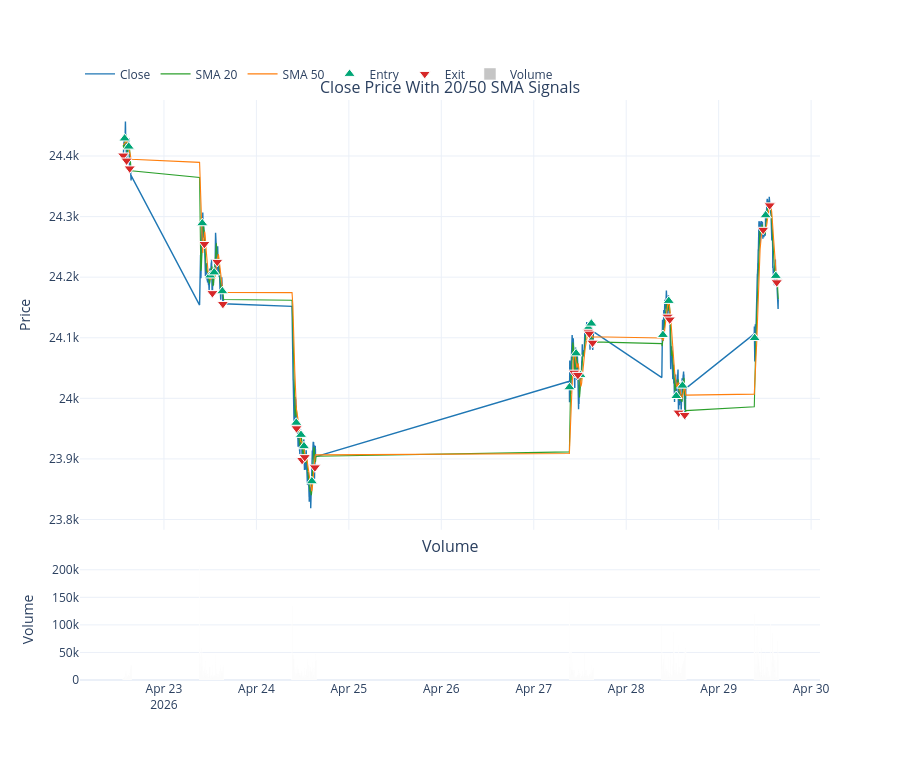

The notebook cell saved with this chart:
### Markdown cell above
## Price Chart With SMA Signals

### Code cell
PLOT_BARS = 2_000
plot_df = strategy.tail(PLOT_BARS).copy()
entry_points = plot_df.loc[plot_df["entry"]]
exit_points = plot_df.loc[plot_df["exit"]]

fig = make_subplots(
    rows=2,
    cols=1,
    shared_xaxes=True,
    row_heights=[0.78, 0.22],
    vertical_spacing=0.05,
    subplot_titles=(f"Close Price With {FAST_SMA}/{SLOW_SMA} SMA Signals", "Volume"),
)

fig.add_trace(
    go.Scatter(x=plot_df.index, y=plot_df["close"], name="Close", line=dict(color="#1f77b4", width=1.4)),
    row=1,
    col=1,
)
fig.add_trace(
    go.Scatter(x=plot_df.index, y=plot_df["fast_sma"], name=f"SMA {FAST_SMA}", line=dict(color="#2ca02c", width=1.1)),
    row=1,
    col=1,
)
fig.add_trace(
    go.Scatter(x=plot_df.index, y=plot_df["slow_sma"], name=f"SMA {SLOW_SMA}", line=dict(color="#ff7f0e", width=1.1)),
    row=1,
    col=1,
)
fig.add_trace(
    go.Scatter(
        x=entry_points.index,
        y=entry_points["close"],
        mode="markers",
        name="Entry",
        marker=dict(symbol="triangle-up", color="#00a676", size=10, line=dict(width=1, color="white")),
    ),
    row=1,
    col=1,
)
fig.add_trace(
    go.Scatter(
        x=exit_points.index,
        y=exit_points["close"],
        mode="markers",
        name="Exit",
        marker=dict(symbol="triangle-down", color="#d62728", size=10, line=dict(width=1, color="white")),
    ),
    row=1,
    col=1,
)

if "volume" in plot_df.columns:
    fig.add_trace(
        go.Bar(x=plot_df.index, y=plot_df["volume"], name="Volume", marker_color="rgba(90, 90, 90, 0.35)"),
        row=2,
        col=1,
    )
else:
    fig.add_trace(
        go.Scatter(x=plot_df.index, y=plot_df["position"], name="Position", line_shape="hv"),
        row=2,
        col=1,
    )

fig.update_layout(
    height=760,
    hovermode="x unified",
    template="plotly_white",
    legend=dict(orientation="h", yanchor="bottom", y=1.02, xanchor="left", x=0),
)
fig.update_xaxes(rangeslider_visible=False)
fig.update_yaxes(title_text="Price", row=1, col=1)
fig.update_yaxes(title_text="Volume", row=2, col=1)
fig.show()

### Figure 1 — Plotly figure (JSON) as saved in the notebook; plotly's stock layout.template omitted (floating-point values rounded to 4 significant figures; data arrays with more than 128 entries replaced by an {"elided": "..."} marker saying what was removed)
{"data": [{"line": {"color": "#1f77b4", "width": 1.4}, "name": "Close", "type": "scatter", "x": {"elided": "2000 str values"}, "xaxis": "x", "y": {"elided": "2000 float values"}, "yaxis": "y"}, {"line": {"color": "#2ca02c", "width": 1.1}, "name": "SMA 20", "type": "scatter", "x": {"elided": "2000 str values"}, "xaxis": "x", "y": {"elided": "2000 float values"}, "yaxis": "y"}, {"line": {"color": "#ff7f0e", "width": 1.1}, "name": "SMA 50", "type": "scatter", "x": {"elided": "2000 str values"}, "xaxis": "x", "y": {"elided": "2000 float values"}, "yaxis": "y"}, {"marker": {"color": "#00a676", "line": {"color": "white", "width": 1}, "size": 10, "symbol": "triangle-up"}, "mode": "markers", "name": "Entry", "type": "scatter", "x": ["2026-04-22T13:47:00+05:30", "2026-04-22T14:51:00+05:30", "2026-04-23T09:57:00+05:30", "2026-04-23T12:01:00+05:30", "2026-04-23T13:02:00+05:30", "2026-04-23T15:10:00+05:30", "2026-04-24T10:21:00+05:30", "2026-04-24T11:34:00+05:30", "2026-04-24T12:21:00+05:30", "2026-04-24T14:24:00+05:30", "2026-04-27T09:16:00+05:30", "2026-04-27T11:00:00+05:30", "2026-04-27T12:08:00+05:30", "2026-04-27T14:11:00+05:30", "2026-04-27T14:57:00+05:30", "2026-04-28T09:32:00+05:30", "2026-04-28T11:03:00+05:30", "2026-04-28T13:00:00+05:30", "2026-04-28T14:36:00+05:30", "2026-04-29T09:21:00+05:30", "2026-04-29T12:12:00+05:30", "2026-04-29T14:51:00+05:30"], "xaxis": "x", "y": [24430.0, 24420.0, 24290.0, 24200.0, 24210.0, 24180.0, 23960.0, 23940.0, 23920.0, 23860.0, 24020.0, 24070.0, 24040.0, 24120.0, 24120.0, 24100.0, 24160.0, 24000.0, 24020.0, 24100.0, 24300.0, 24200.0], "yaxis": "y"}, {"marker": {"color": "#d62728", "line": {"color": "white", "width": 1}, "size": 10, "symbol": "triangle-down"}, "mode": "markers", "name": "Exit", "type": "scatter", "x": ["2026-04-22T13:26:00+05:30", "2026-04-22T14:18:00+05:30", "2026-04-22T15:07:00+05:30", "2026-04-23T10:30:00+05:30", "2026-04-23T12:35:00+05:30", "2026-04-23T13:50:00+05:30", "2026-04-23T15:18:00+05:30", "2026-04-24T10:25:00+05:30", "2026-04-24T11:52:00+05:30", "2026-04-24T12:33:00+05:30", "2026-04-24T15:11:00+05:30", "2026-04-27T10:30:00+05:30", "2026-04-27T11:27:00+05:30", "2026-04-27T14:09:00+05:30", "2026-04-27T14:26:00+05:30", "2026-04-27T15:16:00+05:30", "2026-04-28T10:44:00+05:30", "2026-04-28T11:18:00+05:30", "2026-04-28T13:36:00+05:30", "2026-04-28T15:11:00+05:30", "2026-04-29T11:33:00+05:30", "2026-04-29T13:15:00+05:30", "2026-04-29T15:05:00+05:30"], "xaxis": "x", "y": [24400.0, 24390.0, 24380.0, 24250.0, 24170.0, 24230.0, 24160.0, 23950.0, 23900.0, 23900.0, 23890.0, 24040.0, 24040.0, 24110.0, 24110.0, 24090.0, 24130.0, 24130.0, 23980.0, 23970.0, 24280.0, 24320.0, 24190.0], "yaxis": "y"}, {"marker": {"color": "rgba(90, 90, 90, 0.35)"}, "name": "Volume", "type": "bar", "x": {"elided": "2000 str values"}, "xaxis": "x2", "y": {"elided": "2000 int values"}, "yaxis": "y2"}], "layout": {"annotations": [{"font": {"size": 16}, "showarrow": false, "text": "Close Price With 20/50 SMA Signals", "x": 0.5, "xanchor": "center", "xref": "paper", "y": 1, "yanchor": "bottom", "yref": "paper"}, {"font": {"size": 16}, "showarrow": false, "text": "Volume", "x": 0.5, "xanchor": "center", "xref": "paper", "y": 0.209, "yanchor": "bottom", "yref": "paper"}], "height": 760, "hovermode": "x unified", "legend": {"orientation": "h", "x": 0, "xanchor": "left", "y": 1.02, "yanchor": "bottom"}, "xaxis": {"anchor": "y", "domain": [0, 1], "matches": "x2", "rangeslider": {"visible": false}, "showticklabels": false}, "xaxis2": {"anchor": "y2", "domain": [0, 1], "rangeslider": {"visible": false}}, "yaxis": {"anchor": "x", "domain": [0.259, 1], "title": {"text": "Price"}}, "yaxis2": {"anchor": "x2", "domain": [0, 0.209], "title": {"text": "Volume"}}}}
